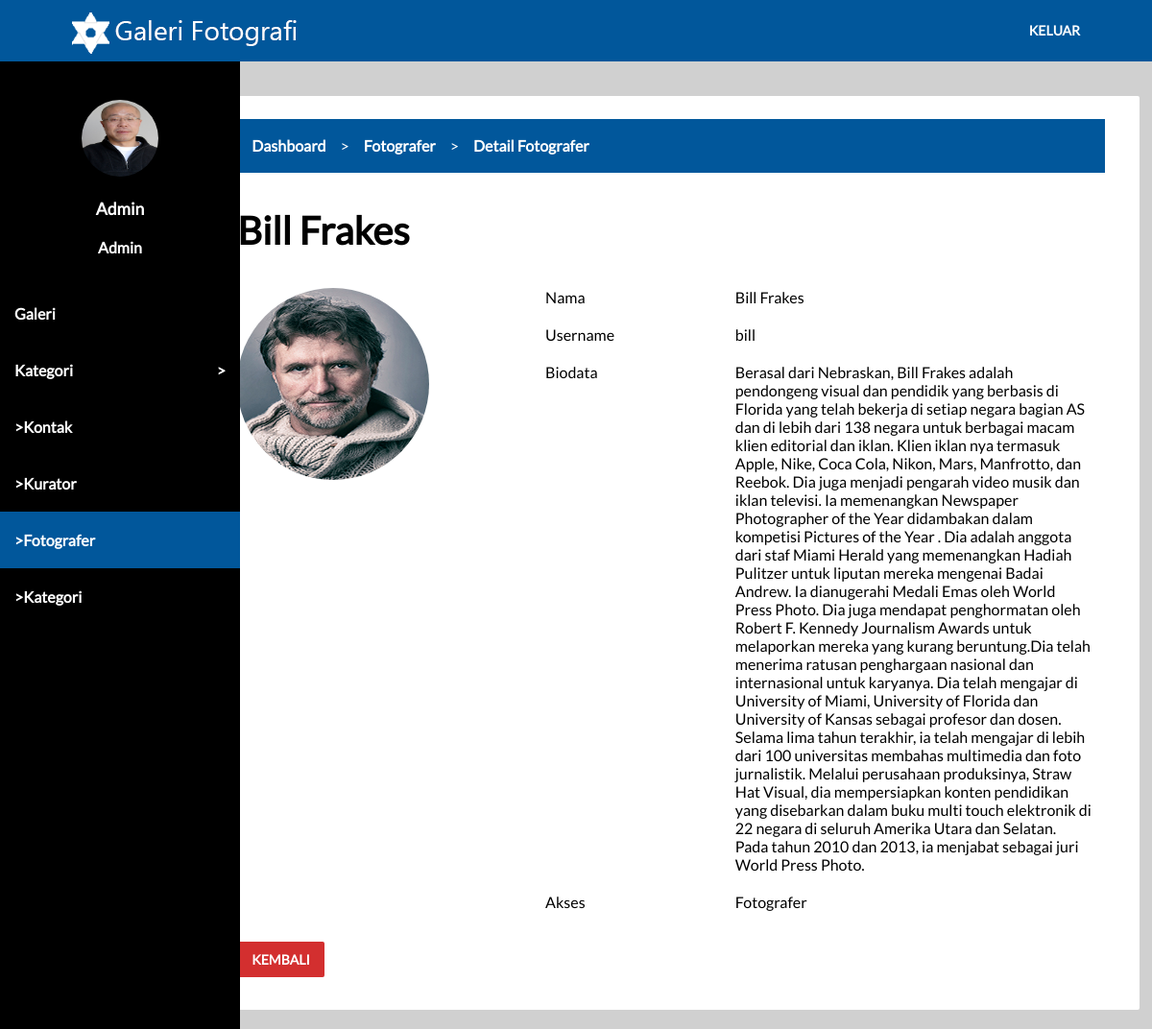
Screenshot of /dashboard.php?p=fotografer&m=detail&id=2 (signed in) with the database file from the repository.
### tables this page shows
CREATE TABLE `roles` (
  `id` int(10) NOT NULL,
  `nama` varchar(255) NOT NULL
);

CREATE TABLE `fotografer` (
  `id` int(10) NOT NULL,
  `nama` varchar(255) NOT NULL,
  `foto` varchar(255) NOT NULL,
  `biodata` text NOT NULL,
  `user_id` int(10) NOT NULL
);

CREATE TABLE `users` (
  `id` int(10) NOT NULL,
  `username` varchar(255) NOT NULL,
  `password` varchar(255) NOT NULL,
  `role_id` int(10) NOT NULL
);

### koneksi.php (called while the page is built, shortened)
<?php
$url = $_SERVER['HTTP_HOST'].$_SERVER['REQUEST_URI'];
function get($val)
{
  return isset($_GET[$val])?htmlspecialchars($_GET[$val]):null;
}
function getUrl($val)
{
  global $url;
  return stristr($url,$val);
}
?>

### tampilan/admin/fotografer/detail.php (the view)
<?php
$fotografer = $koneksi->prepare('select *from fotografer where id = "'.get('id').'"');
$fotografer->execute();
$data_fotografer = $fotografer->fetch(PDO::FETCH_ASSOC);
$fotografer_mapping = $koneksi->prepare('select *from users where id = "'.$data_fotografer['user_id'].'"');
$fotografer_mapping->execute();
$data_fotografer_mapping = $fotografer_mapping->fetch(PDO::FETCH_ASSOC);
?>
<div class="card-panel">
  <div class="row">
    <div class="col s12">
      <div class="breadcrumb">
        <ul>
          <li><a href="dashboard.php">Dashboard</a></li>
          <li><a href="dashboard.php?p=fotografer">Fotografer</a></li>
          <li><a href="dashboard.php?p=fotografer&m=detail&id=<?php echo $data_fotografer['id']; ?>">Detail Fotografer</a></li>
        </ul>
      </div>
    </div>
  </div>
  <div class="row">
    <div class="col s12">
      <h2><?php echo $data_fotografer['nama']; ?></h2>
    </div>
  </div>
  <div class="row">
    <div class="col s4">
      <img src="assets/img/users/<?php echo $data_fotografer['foto']; ?>" class="circle" width="200" height="200">
    </div>
    <div class="col s8">
      <div class="row">
        <div class="col s4">
          Nama
        </div>
        <div class="col s8">
          <?php echo $data_fotografer['nama']; ?>
        </div>
      </div>
      <div class="row">
        <div class="col s4">
          Username
        </div>
        <div class="col s8">
          <?php echo $data_fotografer_mapping['username']; ?>
        </div>
      </div>
      <div class="row">
        <div class="col s4">
          Biodata
        </div>
        <div class="col s8">
          <?php echo $data_fotografer['biodata']; ?>
        </div>
      </div>
      <div class="row">
        <div class="col s4">
          Akses
        </div>
        <div class="col s8">
          Fotografer
        </div>
      </div>
    </div>
  </div>
  <div class="row">
    <div class="col s12">
      <a href="dashboard.php?p=fotografer" class="btn red">Kembali</a>
    </div>
  </div>
</div>

### side-dashboard.php (shortened to what this page needs)
<aside>
  <div class="aside-profile">
    <div class="row center">
      <div class="col s12">
        <img src="assets/img/users/<?php echo $data_user_mapping['foto']; ?>" class="circle" width="80" height="80">
      </div>
    </div>
    <div class="row center">
      <div class="col s12">
        <a href="javascript:void(0)" class="aside-profile-name"><?php echo $data_user_mapping['nama']; ?></a>
      </div>
    </div>
    <div class="row center">
      <div class="col s12">
        <span class="aside-profile-role"><?php echo $data_role_dash['nama']; ?></span>
      </div>
    </div>
  </div>
  <ul>
    <li><a href="dashboard.php?p=karya">Galeri</a></li>
    <li><a href="javascript:void(0)" id="open-submenu">Kategori</a>
    </li>
    <?php
    if ($data_user['role_id']==1) {
    ?>
    <li><a href="dashboard.php?p=kontak" class="<?php if(getUrl('dashboard.php?p=kontak')==true){echo "active"; } ?>">>Kontak</a></li>
    <li><a href="dashboard.php?p=kurator" class="<?php if(getUrl('dashboard.php?p=kurator')==true){echo "active"; } ?>">>Kurator</a></li>
    <li><a href="dashboard.php?p=fotografer" class="<?php if(getUrl('dashboard.php?p=fotografer')==true){echo "active"; } ?>">>Fotografer</a></li>
    <li><a href="dashboard.php?p=kategori" class="<?php if(getUrl('dashboard.php?p=kategori')==true){echo "active"; } ?>">>Kategori</a></li>
    <?php
    }
    elseif ($data_user['role_id']==2) {
    ?>
    <li><a href="dashboard.php?p=profile" class="<?php if(getUrl('dashboard.php?p=profile')==true){echo "active"; } ?>">><?php echo $data_user_mapping['nama'] ?></a></li>
    <?php
    }
    elseif ($data_user['role_id']==3) {
    ?>
    <li><a href="dashboard.php?p=profile" class="<?php if(getUrl('dashboard.php?p=profile')==true){echo "active"; } ?>"><?php echo $data_user_mapping['nama'] ?></a></li>
    <?php
    }
    ?>
  </ul>
</aside>

### assets/css/main.css (style rules this page uses)
.center { text-align: center; }
.circle { border-radius: 100%; }
ul { list-style-type: none; padding: 0; margin: 0; }
a { text-decoration: none; outline: none; }
body { overflow-x: hidden; margin: 0; padding: 0; font-family: Lato; font-size: 1rem; }
.row { margin-left: auto; margin-right: auto; margin-bottom: 20px; }
.row:after { clear: both; content: ""; display: table; }
.row .col { float: left; min-height: 1px; box-sizing: border-box; padding: 0 .75rem; }
.row .col.s4 { width: 33.3%; left: auto; right: auto; margin-left: auto; }
.row .col.s8 { width: 66.6%; left: auto; right: auto; margin-left: auto; }
.row .col.s12 { width: 100%; left: auto; right: auto; margin-left: auto; }
.card-panel { padding: 24px; overflow: hidden; background-color: #fff; display: block; border-radius: 2px; }
aside { display: block; width: 250px; height: 100%; position: fixed; left: 0; top: 64px; z-index: 99; background-color: #000; }
aside ul li { list-style-type: none; padding: 0; margin: 0; }
aside ul a { display: block; padding: 20px 15px; color:#fff; font-weight: 600; transition: background-color .2s ease-out; }
.grey { background-color: #d0d0d0; }
.btn { cursor: pointer; border-radius: 2px; transition: background-color .2s ease-out; background-color: #01579b; outline: none; border: none; font-family: Lato; text-transform: uppercase; font-size: 14px; padding: 10px 15px; color: #fff; font-weight: 600; }
.red { background-color: #d32f2f; }
.breadcrumb { display: block; width: 100%; background-color: #01579b; }
.breadcrumb ul { height: 56px; line-height: 56px; margin: 0; padding: 0; list-style-type: none; }
.breadcrumb ul li { float: left; }
.breadcrumb ul a { font-weight: 600; color:#fff; font-size: 1rem; padding: 0 15px; }
.breadcrumb ul li:after { content: ">"; color: #fff; }
.breadcrumb ul li:last-child:after { content: ""; }
.dashboard h2 { margin-top: 1rem; margin-bottom: 1rem; font-size: 2.5rem; }
.aside-profile { padding: 40px 0 10px; }
.aside-profile-name { color:#fff; font-weight: 600; font-size: 1.1rem; }
.aside-profile-role { color: #fff; font-weight: 600; font-size: 1rem; }
#open-submenu:after { float: right; content: ">"; }
aside .active { background-color: #01579b; }

### rows the page displays
roles: nama "Admin"
fotografer: nama "Bill Frakes", foto (picture), biodata "Berasal dari Nebraskan, Bill Frakes adalah pendongeng visual dan pendidik yang berbasis di Florida yang telah bekerja di setiap negara bagian AS dan di lebih dari 138 negara untuk berbagai macam klien editorial dan iklan. Klien iklan nya termasuk Apple, Nike, Coca Cola, Nikon, Mars, Manfrotto, dan Reebok. Dia juga menjadi pengarah video musik dan iklan televisi. Ia memenangkan Newspaper Photographer of the Year didambakan dalam kompetisi Pictures of the Year . Dia adalah anggota dari staf Miami Herald yang memenangkan Hadiah Pulitzer untuk liputan mereka mengenai Badai Andrew. Ia dianugerahi Medali Emas oleh World Press Photo. Dia juga mendapat penghormatan oleh Robert F. Kennedy Journalism…"
users: username "bill"

### other values shown
$data_user_mapping['nama'] "Admin"
